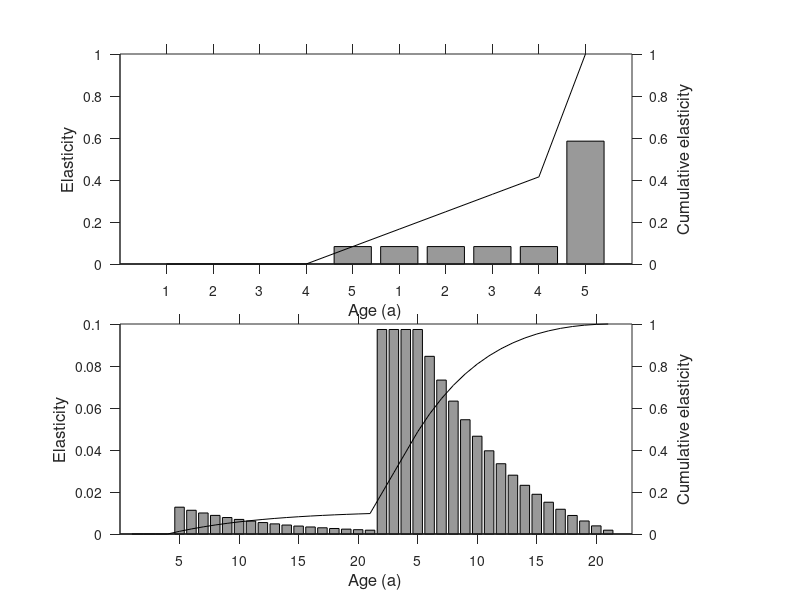

Write the MATLAB code that produced this figure.
function plusgroups

% Matrix models with plus groups:

% Example 1: Hebblewith et al, black bears

L1 = [0 0 0 0 0.39;...
      0.64 0 0 0 0;...
      0 0.67 0 0 0;...
      0 0 0.765 0 0; ...
      0 0 0 0.765 0.835];
 
  
 % Full model. What if fecundity increased with age
 A = 21;
 F = zeros(1,A);
 F(5:end) = 0.39;
 
 S = [0.64, 0.67, 0.765, 0.765, 0.835*ones(1,A-5)];
 L2 = [diag(S),zeros(A-1,1)];

 L2 = [F;L2];

 
% Elasticities:
% first get the dominant eigenvectors:
% model 1:
[W,Ls,V]=eig(L1);
Ls = diag(Ls);
maxL = Ls==max(Ls);
W = W(:,maxL);
W1 = W;
V = V(:,maxL);
S = L1(2:end,1:end-1);
S = diag(S);
l = Ls(maxL);

% fecundity elasticities:
eF1 = V(1).*W'.*L1(1,:)./l./dot(V,W);

% survival elasticities:
eS1 = V(2:end).*W(1:end-1).*S(:)./l./dot(V,W);

% plus-group:
eP1 = V(end)*W(end).*L1(end,end)./l./dot(V,W);

E1 = [eF1(:);eS1(:);eP1];

% model 2:
[W,Ls,V]=eig(L2);
Ls = diag(Ls);
maxL = Ls==max(Ls);
W = W(:,maxL);
W2 = W;
V = V(:,maxL);
S = L2(2:end,1:end-1);
S = diag(S);
l = Ls(maxL);

% fecundity elasticities:
eF2 = V(1).*W'.*L2(1,:)./l./dot(V,W);

% survival elasticities:
eS2 = V(2:end).*W(1:end-1).*S(:)./l./dot(V,W);

E2 = [eF2(:);eS2(:)];

% Make the figure:
figure(1)
clf
set(gcf,'units','cent','position',[2 30 9 16])

% elasticity for plus-group model
subplot(2,1,1)
set(gca,'position',[0.15 0.56 0.64 0.35])

hold on
bar(E1,'facecolor',[0.6 0.6 0.6])
set(gca,'color','none',...
        'ytick',[0:0.2:1],'ylim',[0 1],...
        'tickdir','out','ticklength',[0.02 0.02],...
        'xlim',[0 11],'xtick',[])
ylabel('Elasticity','fontsize',12)
axes('position',get(gca,'position'))
plot(cumsum(E1),'k-')
set(gca,'yaxislocation','right',...
        'color','none',...
        'ytick',0:0.2:1,'ylim',[0 1],...
        'tickdir','out','ticklength',[0.02 0.02],...
        'xlim',[0 11],'xtick',1:10,'xticklabel',[1:5,1:5])
ylabel('Cumulative elasticity','fontsize',12)
xlabel('Age (a)','fontsize',12)

subplot(2,1,2)
set(gca,'position',[0.15 0.11 0.64 0.35])
hold on
bar(E2,'facecolor',[0.6 0.6 0.6])
set(gca,'color','none',...
        'ytick',[0:0.02:1],'ylim',[0 0.1],...
        'tickdir','out','ticklength',[0.02 0.02],...
        'xlim',[0 43],'xtick',[])
ylabel('Elasticity','fontsize',12)
axes('position',get(gca,'position'))
plot(cumsum(E2),'k-')
set(gca,'yaxislocation','right',...
        'color','none',...
        'ytick',0:0.2:1,'ylim',[0 1],...
        'tickdir','out','ticklength',[0.02 0.02],...
        'xlim',[0 43],'xtick',[5:5:45],'xticklabel',[5:5:20])
ylabel('Cumulative elasticity','fontsize',12)
xlabel('Age (a)','fontsize',12)
 

 
 
 % Compare transient dynamics:
 N01 = [1; zeros(4,1)];
 N02 = [1 zeros(1,A-1)]';
 N01 = W1./sum(W1);
 N02 = W2./sum(W2);
 
 T = 100;
  N1 = nan(5,T);
  N2 = nan(A,T);
  N1(:,1) = N01;
  N2(:,1) = N02;
  
 for t = 2:T
    N1(:,t)=L1*N1(:,t-1);
    N2(:,t)=L2*N2(:,t-1);
    if t == 10;
        N1(1:4,t) = 0;
        N2(1:4,t) = 0;
    end
        

 end
 
%% Uncomment below if a figure is desired:
% figure(2);
% clf
% hold on
% plot(1:T,(sum(N1)),'k--')
% plot(1:T,(sum(N2)),'k-')

% keyboard
     
